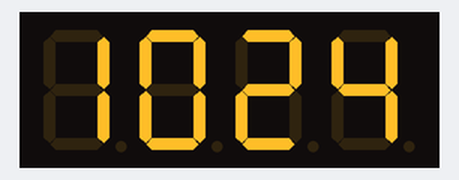
Recording of a sketch running on a simulated ESP8266 (NodeMCU). Parts: 4-digit seven-segment display. WiFi joins after 1.5 s; servers stay silent unless stated; network time is answered at once with the bench clock; the local clock reads 2024-03-15 10:24:30 at power-on unless the sketch sets it; what the sketch prints to the serial monitor is not drawn.

Above: at 1.8 s.
At 66.1 s:
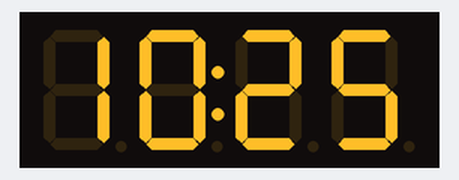
At 129.1 s:
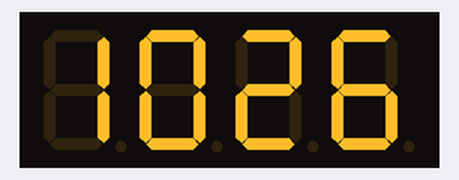

The sketch:

New_Text_Document.ino
```cpp
//Do subscribe to projects with mani
#include <NTPClient.h>
#include <ESP8266WiFi.h>
#include <WiFiUdp.h>
#include <TM1637Display.h>     //

#define CLK D2                       // Define the connections pins:
#define DIO D3

TM1637Display display(CLK, DIO);              // Create display object of type TM1637Display:

const char* ssid = "DESKTOP-RAJAT";
const char* password = "00000000";

const long utcOffsetInSeconds = 19802;

// Define NTP Client to get time
WiFiUDP ntpUDP;
NTPClient timeClient(ntpUDP, "pool.ntp.org", utcOffsetInSeconds);

void setup(){
  Serial.begin(115200);
   // Clear the display:
  display.clear();

  WiFi.begin(ssid, password);

  while ( WiFi.status() != WL_CONNECTED ) {
    delay ( 500 );
    Serial.print ( "." );
  }

  timeClient.begin();
}

void loop() {
  int A,B;

  timeClient.update();
  display.setBrightness(7);                   // Set the brightness:

  A = timeClient.getHours() * 100 + timeClient.getMinutes();
  B = timeClient.getSeconds();

  if((B % 2) == 0)
  {
    display.showNumberDecEx(A, 0b01000000 , false, 4, 0);
  }
  else
  {
    display.showNumberDecEx(A, 0b00000000 , false, 4, 0);
  }

}
```
